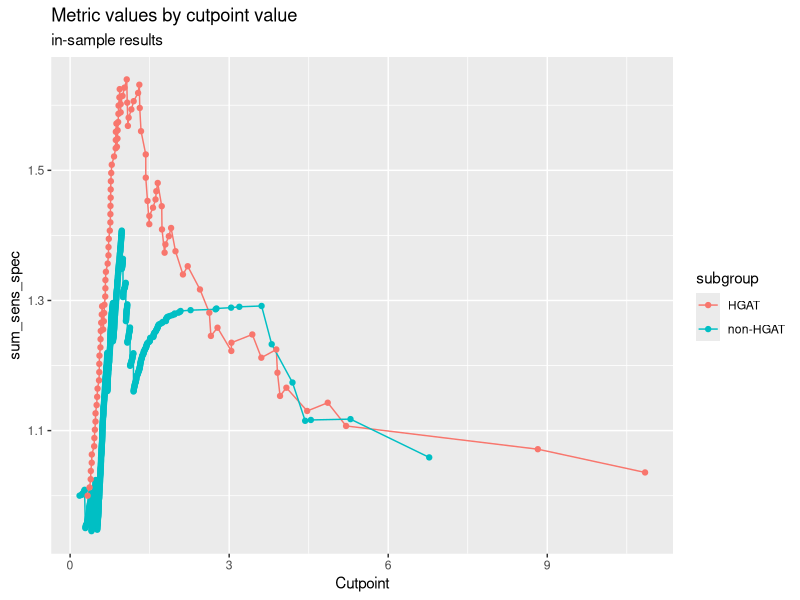
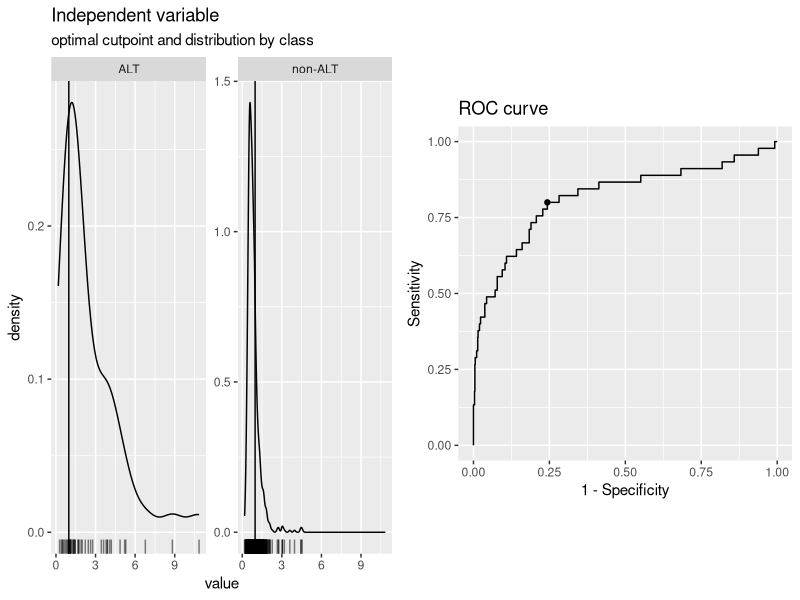
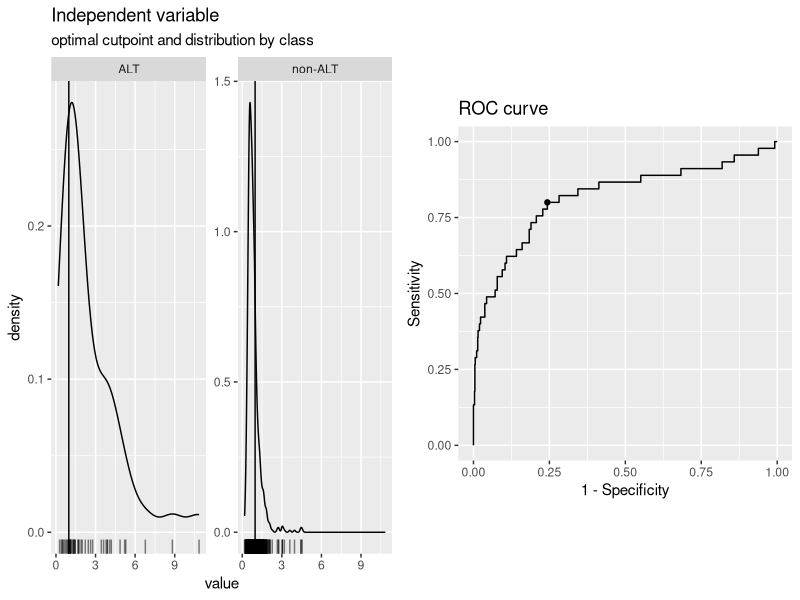
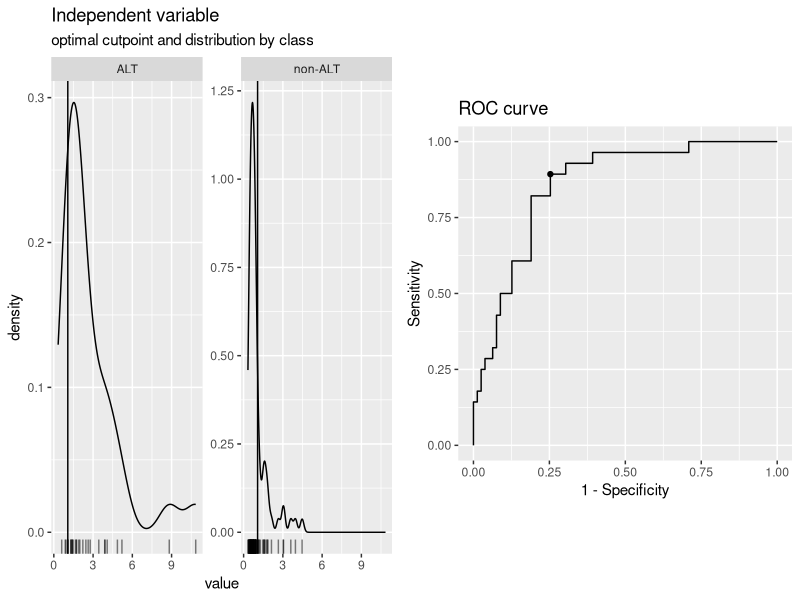
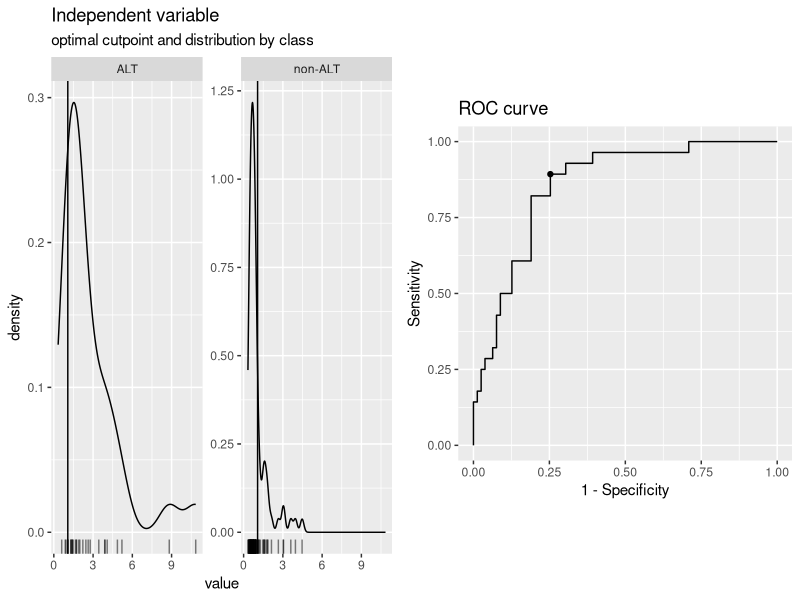
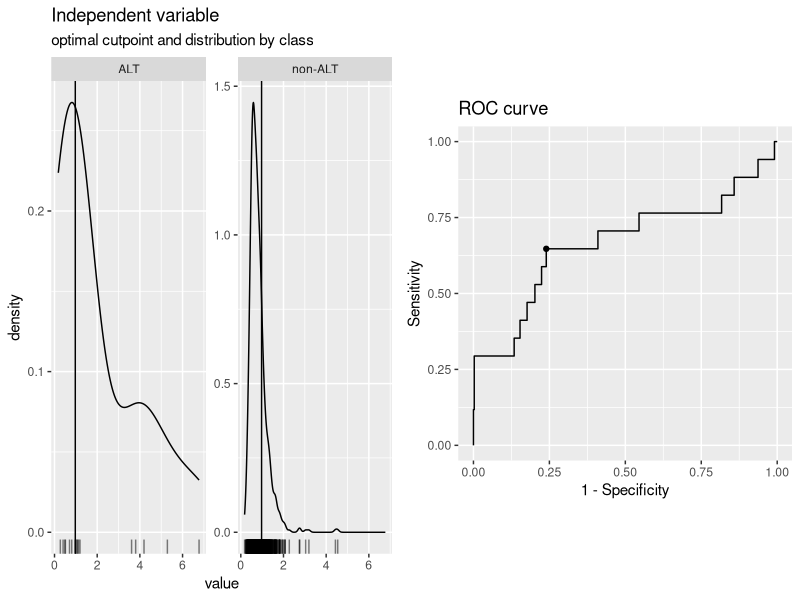
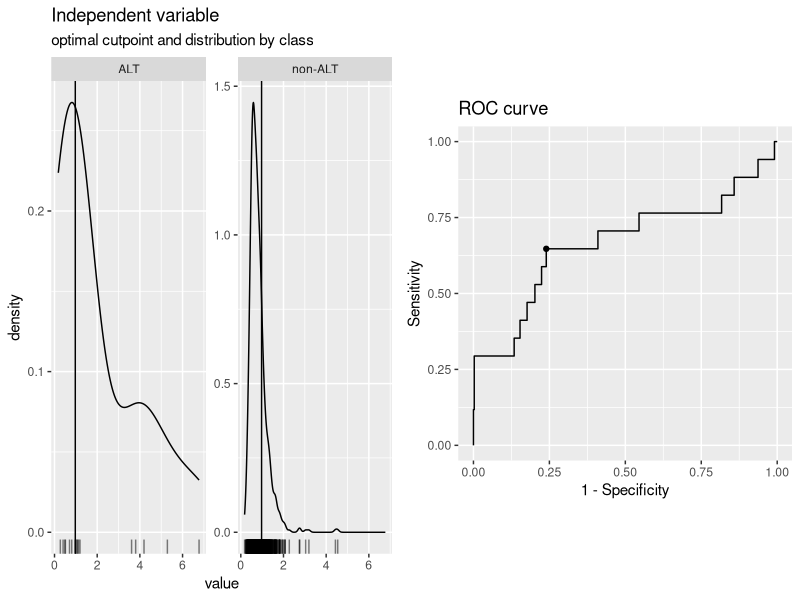
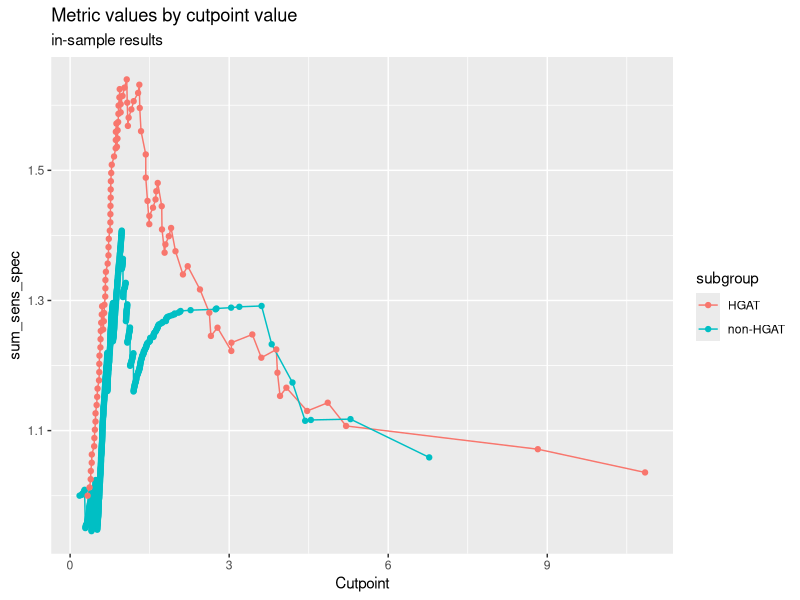

These charts were generated, in order, by the following R code:
## ---- chunk 1
library(cutpointr)
library(tidyverse)

#read in combined file
meta <- read_tsv("../../../analyses/add-histologies/output/ALT PBTA oct 2021 (including all plates)-updated-hist-alt.tsv",
         guess_max = 1000)

#subset for HGG and non-HGG
hgat <- meta %>%
  filter(group == "HGAT")
non_hgat <- meta %>%
  filter(group == "non-HGAT")

#how many per group?
meta %>%
  group_by(group, phenotype) %>%
  tally()
## ---- chunk 2
# remove NA becuase those were being counted as negatives
meta <- meta %>%
  filter(!is.na(phenotype))

#how many per group?
meta %>%
  group_by(group, phenotype) %>%
  tally()

opt_cut <- cutpointr(meta, telomere_ratio, phenotype, group, metric = sum_sens_spec, 
                     tol_metric = 0.05, break_ties = c, na.rm = T)
summary(opt_cut)
## ---- chunk 3
plot_metric(opt_cut)
#save as PDF
pdf("../../../analyses/cutpoint-analysis/plots/all-pbta-by-subgroup.pdf", height = 4, width = 6, onefile=FALSE)
plot_metric(opt_cut)
invisible(dev.off())
## ---- chunk 4
opt_cut %>%
  filter(subgroup == "HGAT") %>%
  select(optimal_cutpoint, sum_sens_spec) %>% 
  unnest(cols = c(optimal_cutpoint, sum_sens_spec)) %>%
  arrange(-sum_sens_spec)
## ---- chunk 5
opt_cut %>%
  filter(subgroup == "non-HGAT") %>%
  select(optimal_cutpoint, sum_sens_spec) %>% 
  unnest(cols = c(optimal_cutpoint, sum_sens_spec)) %>%
  arrange(-sum_sens_spec)
## ---- chunk 6
cp <- cutpointr(meta, telomere_ratio, phenotype, 
                method = maximize_metric, metric = sum_sens_spec, na.rm = T)
summary(cp)
## ---- chunk 7
plot(cp)
pdf("../../../analyses/cutpoint-analysis/plots/all-pbta.pdf", height = 4, width = 8, onefile=FALSE)
plot(cp)
invisible(dev.off())
## ---- chunk 8
cp <- cutpointr(hgat, telomere_ratio, phenotype,
                method = maximize_metric, metric = sum_sens_spec, na.rm = T)
summary(cp)
## ---- chunk 9
plot(cp)
pdf("../../../analyses/cutpoint-analysis/plots/hgat.pdf", height = 4, width = 8, onefile=FALSE)
plot(cp)
invisible(dev.off())
## ---- chunk 10
cp <- cutpointr(non_hgat, telomere_ratio, phenotype, 
                method = maximize_metric, metric = sum_sens_spec, na.rm = T)
summary(cp)
## ---- chunk 11
plot(cp)
pdf("../../../analyses/cutpoint-analysis/plots/non-hgat.pdf", height = 4, width = 8, onefile=FALSE)
plot(cp)
invisible(dev.off())
